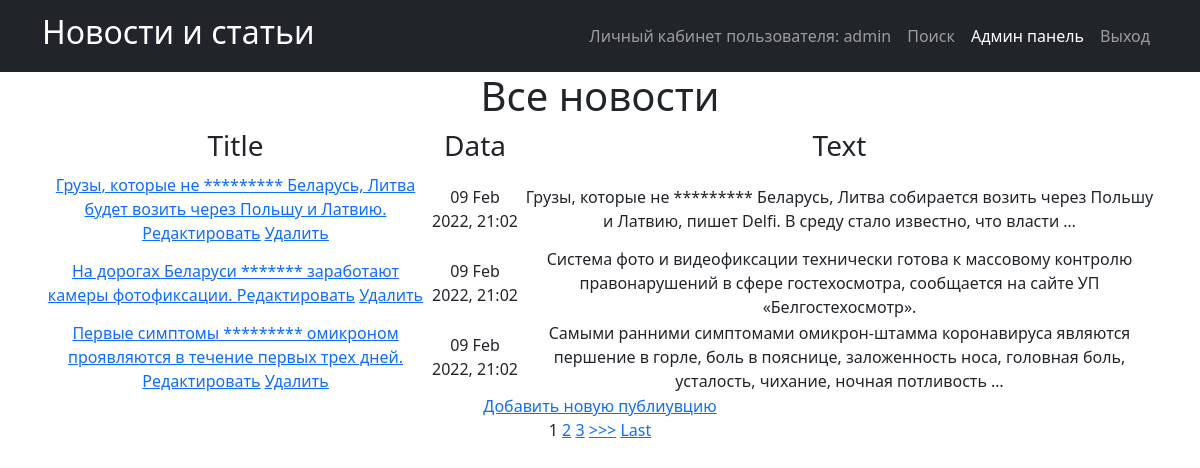
The app's page /news/ (signed in) with its own data.
### news_portal/models.py (models this page shows, shortened)
class Post(models.Model):
    PostAuthor = models.ForeignKey(Author, on_delete=models.CASCADE)
    NEWS = 'NW'
    ARTICLE = 'AR'
    CATEGORIES = [
        ('NW', 'Новость'),
        ('AR', 'Статья')
    ]
    categoryType = models.CharField(max_length=2, choices=CATEGORIES)
    pubData = models.DateTimeField('дата добавления', auto_now_add=True)
    postCategory = models.ManyToManyField(Category, through='postCategory')
    postTitle = models.CharField('название публикации', max_length=255)
    postText = models.TextField('текст публикации')
    postRating = models.SmallIntegerField('рейтинг публикации', default=0)

### news_portal/views.py (the view, shortened to what this page needs)
# urls.py: path('', PostList.as_view()),
class PostList(ListView):
    model = Post
    template_name = 'news.html'
    context_object_name = 'news'
    queryset = Post.objects.order_by('-id')
    paginate_by = 1
    form_class = PostForm
    def get_context_data(self, **kwargs):
        context = super().get_context_data(**kwargs)
        context['filter'] = News_filter(self.request.GET, queryset=self.get_queryset())
        return context

### news_portal/templatetags/censor.py (called while the page is built)
@register.filter(name='censor')
def censor(value):
    text = value.split()
    for word in text:
        if word.lower() in CENSOR:
            value = value.replace(word, '*' * len(word))
    return value

### templates/news.html (shortened to what this page needs)
{% extends 'flatpages/default.html' %}
{% load censor %}
{% block content %}
<h1>Все новости</h1>
    {% if news %}
    <table>
        <tr>
            <td>
                <h3>Title</h3>
            </td>
            <td>
                <h3>Data</h3>
            </td>
            <td>
                <h3>Text</h3>
            </td>
            </tr>
            {% for new in filter.qs %}
            <tr>
            <td>
               <a href="{% url 'post_detail' new.id %}">{{ new.postTitle|censor }}</a>
                <a href="{% url 'post_update' new.id %}"><u>Редактировать</u></a>
                  <a href="{% url 'post_delete' new.id %}"><u> Удалить </u></a>
            </td>
            <td>
                {{ new.pubData|date:'d M Y, H:m' }}
            </td>
            <td>
                {{ new.postText|truncatewords:20|censor }}
            </td>
        </tr>
        {% endfor %}
    </table>
<a href="{% url 'post_create' %}">Добавить новую публиувцию</a> <br>
{% if is_paginated %}
    {% for num in page_obj.paginator.page_range %}
        {% if page_obj.number == num %}
            <a>{{ num }}</a>
        {% elif num > page_obj.number|add:'-3' and num < page_obj.number|add:'3' %}
            <a href="?page={{ num }}">{{ num }}</a>
        {% endif %}
    {% endfor %}
    {% if page_obj.has_next %}
        <a href="?page={{ page_obj.next_page_number }}">>>></a>
        <a href="?page={{ page_obj.paginator.num_pages }}">Last</a>
    {% endif %}
{% endif %}
    {% else %}
    <h2> Новостей нет! </h2>
    {% endif%}
{% endblock content %}

### templates/flatpages/default.html (shortened to what this page needs)
<!DOCTYPE html>
<html lang="en">
    <head>
        {% load static %}
        <link href="{% static 'css/styles.css' %}" rel="stylesheet" />
    </head>
    <body>
        <nav class="navbar navbar-expand-lg navbar-dark bg-dark">
            <div class="container">
                <a class="navbar-brand" href=/news/><h2>Новости и статьи</h2></a>
                <div class="collapse navbar-collapse" id="navbarSupportedContent">
                    <ul class="navbar-nav ms-auto mb-2 mb-lg-0">
                        <li class="nav-item"><a class="nav-link" href=http://127.0.0.1:8000>Личный кабинет пользователя: {{request.user.username}}</a></li>
                        <li class="nav-item"><a class="nav-link" href=/news/search/>Поиск</a></li>
                        <li class="nav-item"><a class="nav-link active" aria-current="page" href=/admin/>Админ панель</a></li>
                        <li class="nav-item"><a class="nav-link" href=/sign/logout/>Выход</a></li>
                            </ul>
                </div>
            </div>
        </nav>
        <div class="container">
           <div class="row">
               <div class="col-lg-12 text-center">
                   {% block content %}{% endblock content %}
               </div>
           </div>
        </div>
    </body>
</html>

### records on screen
Post: postTitle|censor "Грузы, которые не ********* Беларусь, Литва будет возить через Польшу и Латвию.", pubData "09 Feb 2022, 21:02", postText|censor "Грузы, которые не ********* Беларусь, Литва собирается возить через Польшу и Латвию, пишет Delfi. В среду стало известно, что власти …"
Post: postTitle|censor "На дорогах Беларуси ******* заработают камеры фотофиксации.", pubData "09 Feb 2022, 21:02", postText|censor "Система фото и видеофиксации технически готова к массовому контролю правонарушений в сфере гостехосмотра, сообщается на сайте УП «Белгостехосмотр»."
Post: postTitle|censor "Первые симптомы ********* омикроном проявляются в течение первых трех дней.", pubData "09 Feb 2022, 21:02", postText|censor "Самыми ранними симптомами омикрон-штамма коронавируса являются першение в горле, боль в пояснице, заложенность носа, головная боль, усталость, чихание, ночная потливость …"

### other values on screen
{{ request.user.username }} "admin"
{{ num }} "1"
{{ num }} "2" "3"
